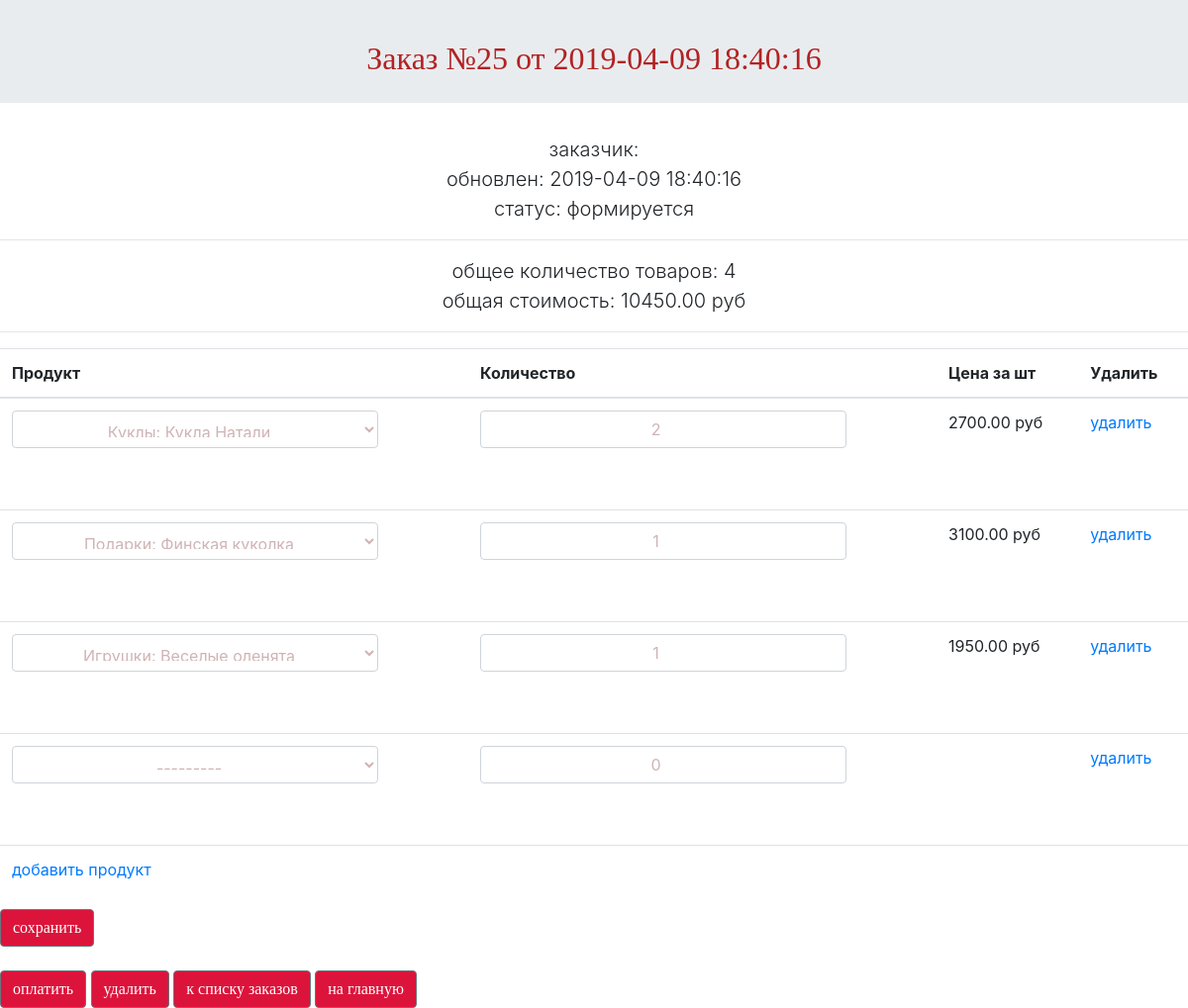
/orders/update/25/, run on the app's committed database.
### ordersapp/models.py (models this page shows, shortened)
class Order(models.Model):
    FORMING = 'FM'
    SENT_TO_PROCEED = 'STP'
    PROCEEDED = 'PRD'
    PAID = 'PD'
    READY = 'RDY'
    CANCEL = 'CNC'
    ORDER_STATUS_CHOICES = (
        (FORMING, 'формируется'),
        (SENT_TO_PROCEED, 'отправлен в обработку'),
        (PAID, 'оплачен'),
        (PROCEEDED, 'обрабатывается'),
        (READY, 'готов к выдаче'),
        (CANCEL, 'отменен'),
    )
    user = models.ForeignKey(settings.AUTH_USER_MODEL,
                             on_delete=models.CASCADE)
    created = models.DateTimeField(verbose_name='создан', auto_now_add=True)
    updated = models.DateTimeField(verbose_name='обновлен', auto_now=True)
    status = models.CharField(verbose_name='статус',
                              max_length=3,
                              choices=ORDER_STATUS_CHOICES,
                              default=FORMING)
    is_active = models.BooleanField(verbose_name='активен', default=True)
    class Meta:
        ordering = ('-created',)
        verbose_name = 'заказ'
        verbose_name_plural = 'заказы'
    def get_total_quantity(self):
        items = self.orderitems.select_related()
        return sum(list(map(lambda x: x.quantity, items)))
    def get_total_cost(self):
        items = self.orderitems.select_related()
        return sum(list(map(lambda x: x.quantity * x.product.price, items)))

class OrderItem(models.Model):
    order = models.ForeignKey(Order,
                              related_name="orderitems",
                              on_delete=models.CASCADE)
    product = models.ForeignKey(Product,
                                verbose_name='продукт',
                                on_delete=models.CASCADE)
    quantity = models.PositiveIntegerField(verbose_name='количество',
                                           default=0)

### mainapp/models.py (models this page shows)
class Product(models.Model):
    category = models.ForeignKey(ProductCategoru, verbose_name='категория продукта', on_delete=models.CASCADE)
    name = models.CharField(verbose_name='имя продукта', max_length=128)
    image = models.ImageField(upload_to='products_images', null=True)
    short_desc = models.CharField(verbose_name='краткое описание продукта', max_length=64, blank=True)
    description = models.TextField(verbose_name='подробное описание продукта', blank=True)
    price = models.DecimalField(verbose_name='цена продукта', max_digits=8, decimal_places=2, default=0)
    quantity = models.PositiveIntegerField(verbose_name='количество на складе', default=0)
    is_active = models.BooleanField(verbose_name='активен', default=True)
    def __str__(self):
        return f'{self.category.name}: {self.name}'
    @staticmethod
    def get_items():
        return Product.objects.filter(is_active=True).order_by('category__name', 'name')

### ordersapp/views.py (the view, shortened to what this page needs)
# urls.py: re_path('^update/(?P<pk>\d+)/$', ordersapp.OrderItemsUpdate.as_view(), name='order_update'),
class OrderItemsUpdate(UpdateView):
    model = Order
    fields = []
    success_url = reverse_lazy('orders:index')
    def get_context_data(self, **kwargs):
        data = super().get_context_data(**kwargs)
        OrderFormSet = inlineformset_factory(Order, OrderItem,
                                             form=OrderItemForm, extra=1)
        if self.request.POST:
            data['orderitems'] = OrderFormSet(self.request.POST, instance=self.object)
        else:
            formset = OrderFormSet(instance=self.object)
            for form in formset.forms:
                if form.instance.pk:
                    form.initial['price'] = form.instance.product.price
            data['orderitems'] = formset
        return data

### mainapp/context_processors.py (called while the page is built)
def basket(request):
    basket = []
    if request.user.is_authenticated:
        basket = request.user.basket_set.all().order_by('product__category')
    return {
        'basket': basket,
    }

### ordersapp/templates/ordersapp/order_form.html (shortened to what this page needs)
{% extends "ordersapp/base.html" %}
{% load static %}
{% block container %}
    {% include 'ordersapp/includes/inc__order_summary.html' %}
    <div class="order_form">
        <form action="" method="post">
            <table class="table table_form">
                {% for form in orderitems.forms %}
                    {% if forloop.first %}
                        <thead>
                        <tr>
                            {% for field in form.visible_fields %}
                                <th class="{% cycle 'td1' 'td2' 'td3' 'td4' %} order formset_td">
                                    {{ field.label|capfirst }}
                                </th>
                            {% endfor %}
                        </tr>
                        </thead>
                    {% endif %}
                    <tr class="formset_row">
                        {% for field in form.visible_fields %}
                            <td class="{% cycle 'td1' 'td2' 'td3' 'td4' %} order formset_td">
                                   {% if field.name == 'price' %}
                                    {% if field.value %}
                                        <span class="orderitems-{{forloop.parentloop.counter0}}-price">
                                            {{ field.value }}
                                        </span> руб
                                    {% endif %}
                                  {% else %}
                                    {{ field }}
                                {% endif %}
                            </td>
                        {% endfor %}
                    </tr>
                {% endfor %}
            </table>
            <input type="submit" value="сохранить" class="btn btn-secondary razm">
        </form>
        <br>
        {% include 'ordersapp/includes/inc__order_actions.html' %}
    </div>
{% endblock %}

### ordersapp/templates/ordersapp/includes/inc__order_summary.html (shortened to what this page needs)
{% if object %}
<div class="center">
    <div class="h2 display-5 jumbotron jumbotron-fluid">Заказ №{{ object.pk }} от {{ object.created|date:"Y-m-d H:i:s" }}</div>
    <div class="lead">заказчик: {{ user.last_name }} {{ user.first_name }} </div>
    <div class="lead">обновлен: {{ object.updated|date:"Y-m-d H:i:s" }}</div>
    <div class="lead">cтатус: {{ object.get_status_display }}</div>
    <hr>
    <div class="lead">
        общее количество товаров: <span class="order_total_quantity">{{ object.get_total_quantity }}</span>
    </div>
    <div class="lead">
        общая стоимость: <span class="order_total_cost">{{ object.get_total_cost }}</span> руб
    </div>
{% endif %}
<hr>
    </div>

### static/css/stil.css (style rules this page uses)
* { margin: 0; padding: 0; }
html, body { height: 100%; }
.h2 { font-family: 'Cormorant SC', serif; color: #B22222; height: 20px; padding-top: 40px; }
.form-control { width: 370px; text-align: center; margin-bottom: 50px; display: block; text-decoration: none; color: #cfb4b4; padding: 10px 13px; }
.btn-secondary { font-family: 'Cormorant SC', serif; }
.razm { background-color: #DC143C; }
.center { text-align: center; }
.td1 { padding-top: 40px; }

### data on the page
Order: pk "25", created "2019-04-09 18:40:16", updated "2019-04-09 18:40:16", status "формируется", get_total_quantity "4", get_total_cost "10450.00"
Product: value "2700.00"
Product: value "3100.00"
Product: value "1950.00"

### other printed values
{{ field.label|capfirst }} "Продукт" "Количество" "Цена за шт" "Удалить"
